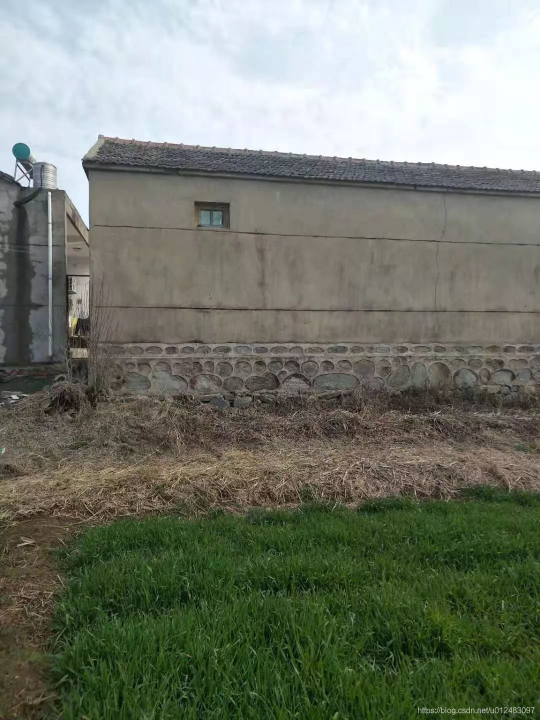
#> input picture b_t.jpg, 1080 x 1440 px (shown at 1/2 size)
$ python test121.py
#> lines starting #> are read from the running program, lines starting #| are printed output that depends on the picture
import cv2
import numpy as np


# [68 lines left out: functions warp_corner, optim_mask, Seam_Left_Right, not called in this run]


def main():
    #im = Image.open(os.path.join(input, image_name)).convert('RGB')
    left = cv2.imread('b_t.jpg')
#> left is the input picture: shape (1440, 1080, 3); mean B, G, R 108.2, 121.6, 115.9
    #left=cv2.resize(left,dsize=(512,512))
    left_gray = cv2.cvtColor(left, cv2.COLOR_BGR2GRAY)
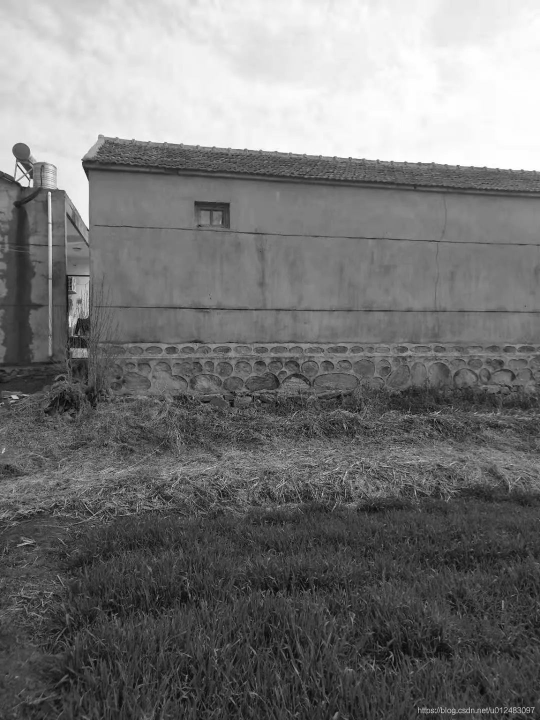
#> left_gray: shape (1440, 1080) (shown at 1/2 size); min 1, max 255, mean 118.3
    right = cv2.imread('b.jpg')
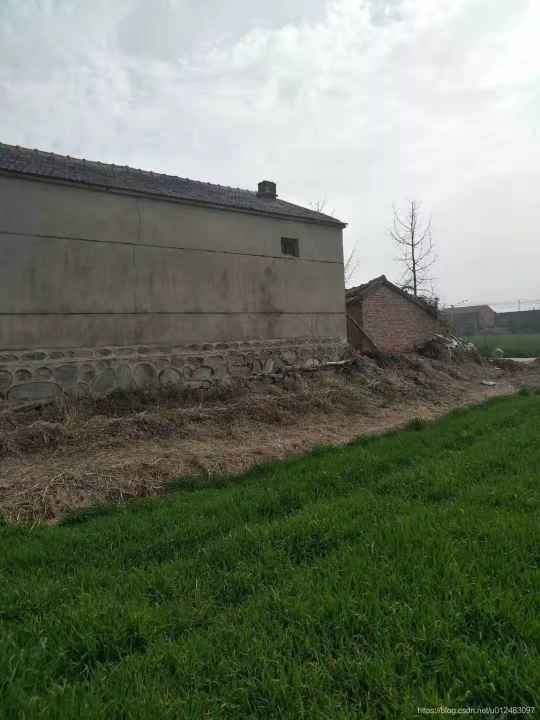
#> input picture b.jpg, 1080 x 1440 px (shown at 1/2 size)
#> right is the input picture: shape (1440, 1080, 3); mean B, G, R 101.3, 118, 109.9
    #right=cv2.resize(right,dsize=(512,512))
    right_gray = cv2.cvtColor(right, cv2.COLOR_BGR2GRAY)
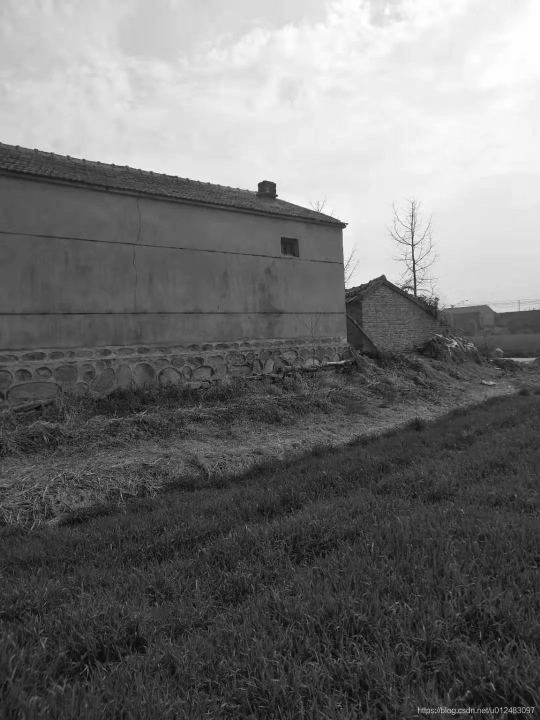
#> right_gray: shape (1440, 1080) (shown at 1/2 size); min 1, max 255, mean 113.7

    # 提取左右图像的surf特征点
#> (the run stopped early here; a loop or call above may not have finished)
